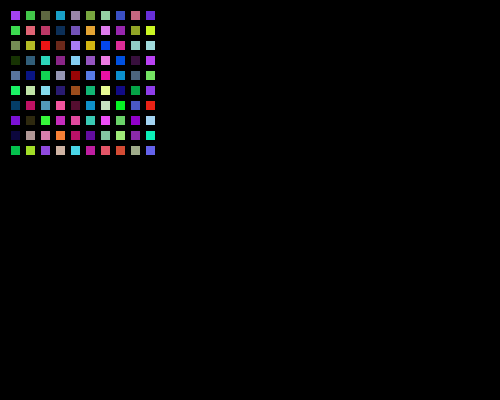
Frame 1 (no input)
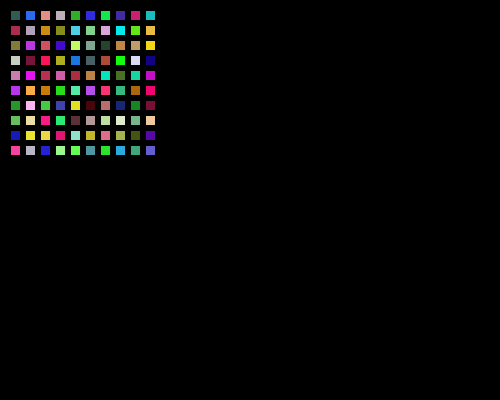
Frame 60 (the mouse pressed at the canvas centre just before this capture)
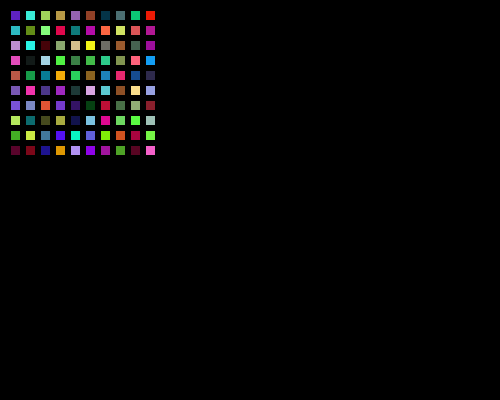
Frame 120 (the mouse held since frame 60 and released just before this capture)

The Processing sketch that drew these frames (run headless with seeded random() and noise(); from frame 60 on, the mouse is pressed at the canvas centre):

// Processing sketch: matrice_colori
// ── matrice_colori.pde

void setup(){
  background(0);
  size(500,400);
}

void draw(){
  for (int i = 0; i < 10; i++) {
    for (int j = 0; j < 10; j++) {
      int x = 10 + (i*15); 
      int y = 10 + (j*15);
      int r = (int)random(255);
      int g = (int)random(255);
      int b = (int)random(255);
      fill(color(r,g,b));
      rect(x,y, 10,10);  
    }
  }
}
